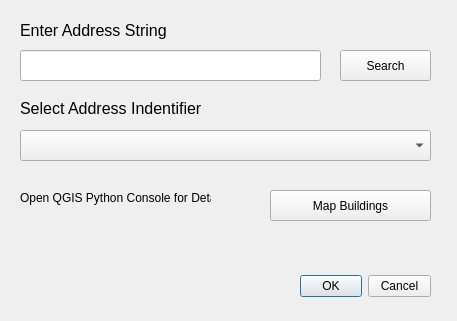
<?xml version="1.0" encoding="UTF-8"?>
<ui version="4.0">
 <class>BuildingBetaDialogBase</class>
 <widget class="QDialog" name="BuildingBetaDialogBase">
  <property name="geometry">
   <rect>
    <x>0</x>
    <y>0</y>
    <width>457</width>
    <height>321</height>
   </rect>
  </property>
  <property name="windowTitle">
   <string>PSMA Building Beta API - Plug In</string>
  </property>
  <widget class="QDialogButtonBox" name="button_box">
   <property name="geometry">
    <rect>
     <x>300</x>
     <y>270</y>
     <width>131</width>
     <height>32</height>
    </rect>
   </property>
   <property name="orientation">
    <enum>Qt::Horizontal</enum>
   </property>
   <property name="standardButtons">
    <set>QDialogButtonBox::Cancel|QDialogButtonBox::Ok</set>
   </property>
  </widget>
  <widget class="QComboBox" name="comboBox">
   <property name="geometry">
    <rect>
     <x>20</x>
     <y>130</y>
     <width>411</width>
     <height>31</height>
    </rect>
   </property>
  </widget>
  <widget class="QLineEdit" name="lineEdit">
   <property name="geometry">
    <rect>
     <x>20</x>
     <y>50</y>
     <width>301</width>
     <height>31</height>
    </rect>
   </property>
   <property name="toolTip">
    <string>input raw address</string>
   </property>
  </widget>
  <widget class="QPushButton" name="pushButton">
   <property name="geometry">
    <rect>
     <x>340</x>
     <y>50</y>
     <width>91</width>
     <height>31</height>
    </rect>
   </property>
   <property name="text">
    <string>Search</string>
   </property>
  </widget>
  <widget class="QPushButton" name="pushButton_2">
   <property name="geometry">
    <rect>
     <x>270</x>
     <y>190</y>
     <width>161</width>
     <height>31</height>
    </rect>
   </property>
   <property name="text">
    <string>Map Buildings</string>
   </property>
  </widget>
  <widget class="QLabel" name="label_2">
   <property name="geometry">
    <rect>
     <x>20</x>
     <y>100</y>
     <width>201</width>
     <height>16</height>
    </rect>
   </property>
   <property name="font">
    <font>
     <pointsize>12</pointsize>
    </font>
   </property>
   <property name="text">
    <string>Select Address Indentifier</string>
   </property>
  </widget>
  <widget class="QLabel" name="label_3">
   <property name="geometry">
    <rect>
     <x>20</x>
     <y>20</y>
     <width>201</width>
     <height>21</height>
    </rect>
   </property>
   <property name="font">
    <font>
     <pointsize>12</pointsize>
    </font>
   </property>
   <property name="text">
    <string>Enter Address String</string>
   </property>
  </widget>
  <widget class="QLabel" name="label_4">
   <property name="geometry">
    <rect>
     <x>20</x>
     <y>190</y>
     <width>191</width>
     <height>16</height>
    </rect>
   </property>
   <property name="text">
    <string>Open QGIS Python Console for Details</string>
   </property>
  </widget>
 </widget>
 <resources/>
 <connections>
  <connection>
   <sender>button_box</sender>
   <signal>accepted()</signal>
   <receiver>BuildingBetaDialogBase</receiver>
   <slot>accept()</slot>
   <hints>
    <hint type="sourcelabel">
     <x>20</x>
     <y>20</y>
    </hint>
    <hint type="destinationlabel">
     <x>20</x>
     <y>20</y>
    </hint>
   </hints>
  </connection>
  <connection>
   <sender>button_box</sender>
   <signal>rejected()</signal>
   <receiver>BuildingBetaDialogBase</receiver>
   <slot>reject()</slot>
   <hints>
    <hint type="sourcelabel">
     <x>20</x>
     <y>20</y>
    </hint>
    <hint type="destinationlabel">
     <x>20</x>
     <y>20</y>
    </hint>
   </hints>
  </connection>
 </connections>
</ui>
